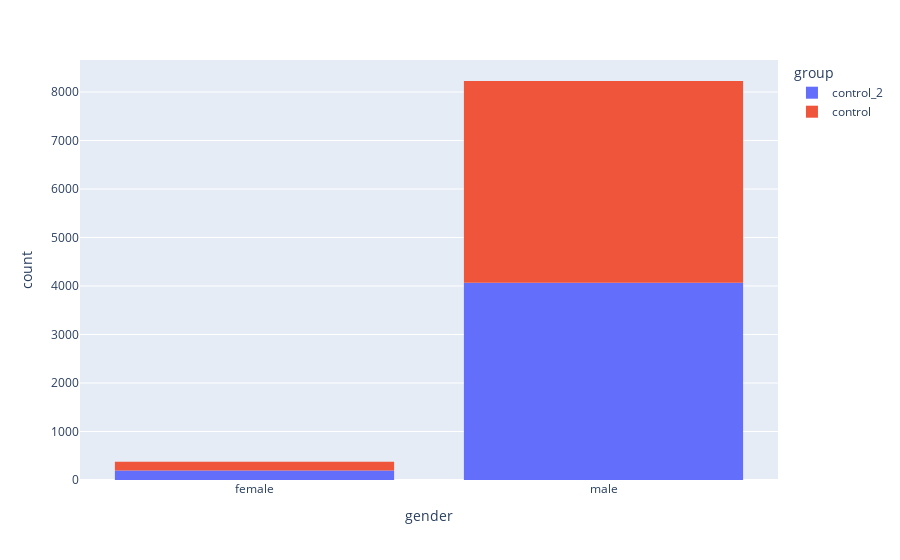

The notebook cell this image was saved under:
### Code cell
# Построим график соотношений
fig = px.histogram(data_total_0[['gender', 'group']], x='gender', color='group')
fig.show()

### Figure 1 — Plotly figure (JSON) as saved in the notebook; plotly's stock layout.template omitted (floating-point values rounded to 4 significant figures; data arrays with more than 128 entries replaced by an {"elided": "..."} marker saying what was removed)
{"data": [{"bingroup": "x", "hovertemplate": "group=control_2<br>gender=%{x}<br>count=%{y}<extra></extra>", "legendgroup": "control_2", "marker": {"color": "#636efa", "pattern": {"shape": ""}}, "name": "control_2", "orientation": "v", "showlegend": true, "type": "histogram", "x": {"elided": "4264 str values"}, "xaxis": "x", "yaxis": "y"}, {"bingroup": "x", "hovertemplate": "group=control<br>gender=%{x}<br>count=%{y}<extra></extra>", "legendgroup": "control", "marker": {"color": "#EF553B", "pattern": {"shape": ""}}, "name": "control", "orientation": "v", "showlegend": true, "type": "histogram", "x": {"elided": "4340 str values"}, "xaxis": "x", "yaxis": "y"}], "layout": {"barmode": "relative", "legend": {"title": {"text": "group"}, "tracegroupgap": 0}, "margin": {"t": 60}, "xaxis": {"anchor": "y", "domain": [0, 1], "title": {"text": "gender"}}, "yaxis": {"anchor": "x", "domain": [0, 1], "title": {"text": "count"}}}}
